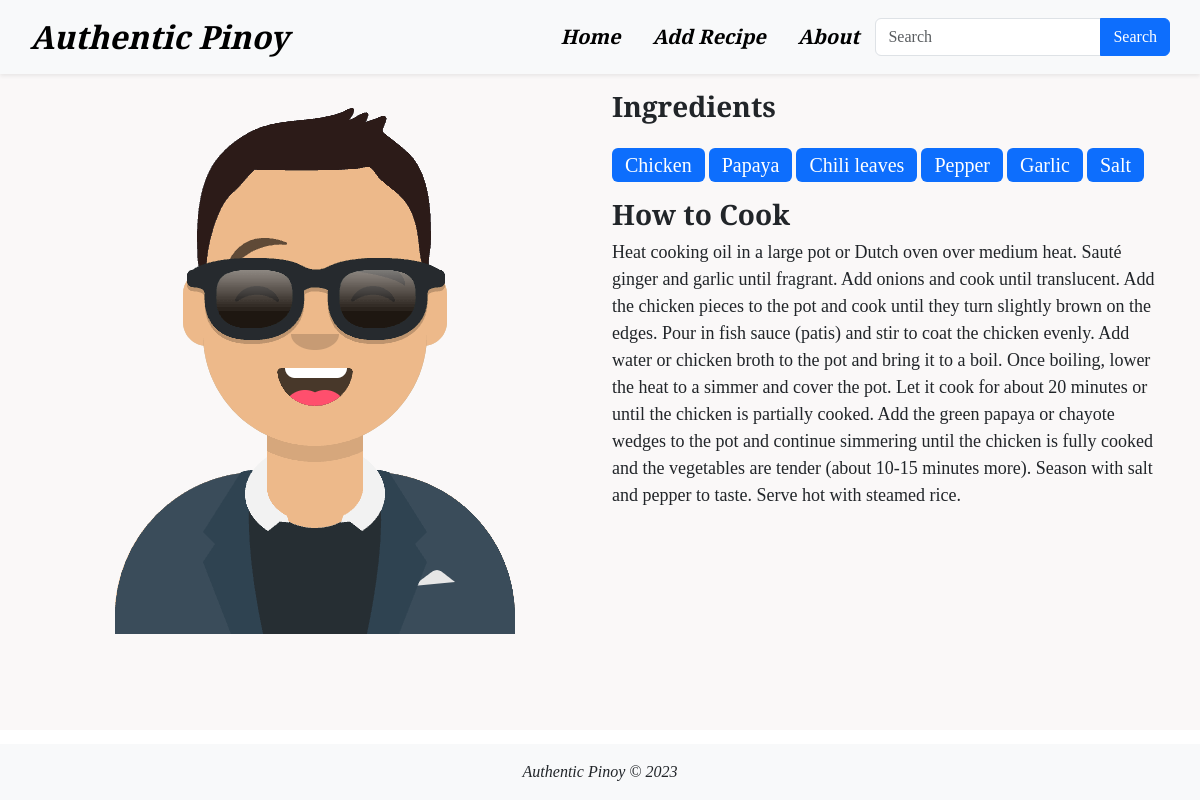
The app's page /recipe/2/ with its own data.
### recipe/models.py (models this page shows, shortened)
class Recipe(models.Model):
       def fileName(instance, filename):
              return '/'.join(['recipe', str(instance.recipe_name), filename])
       recipe_name = models.CharField(max_length=200)
       recipe_image = models.ImageField(upload_to=fileName, blank=True, null=True)
       recipe_description = models.CharField(max_length=500)
       recipe_ingredients = models.CharField(max_length=500)
       recipe_instructions = models.TextField(max_length=1000, null=True, blank=True)
       date_created = models.DateTimeField(auto_now_add=True)

### recipe/views.py (the view)
# urls.py: path('recipe/<str:id>/', RecipeView.as_view(), name='recipe'),
class RecipeView(View):
    def get(self, request, id):
        qs = Recipe.objects.get(id=id)
        context = {
            'data' : qs,
            'ingredients': qs.recipe_ingredients.split(','),
        }
        return render(request, 'recipe/recipe.html', context)

### templates/recipe/recipe.html (shortened to what this page needs)
{% extends '../base/base.html' %}
{% block content %}
<div class="row mb-5">
     <div class="col-lg text-center">
          <img
               class="img-fluid"
               src="{{data.recipe_image.url}}"
               alt="recipe_image" />
     </div>
     <div class="col-lg">
          <div class="mt-3">
               <h3 class="fw-bold">Ingredients</h3>
               {% for ingredient in ingredients %}
               <span class="badge bg-primary fs-5 mt-3 fw-light"
                    >{{ ingredient }}</span
               >
               {% endfor %}
          </div>
          <div class="mt-3">
               <h3 class="fw-bold">How to Cook</h3>
               <p style="font-size: 18px">{{ data.recipe_instructions }}</p>
          </div>
     </div>
</div>
{% endblock %}

### static/styles/base/initial_styles.css (style rules this page uses)
*, html { margin: 0; padding: 0; box-sizing: border-box; font-family: "Cormorant Garamond", serif; }

### records on screen
Recipe: recipe_image (picture), recipe_instructions "Heat cooking oil in a large pot or Dutch oven over medium heat. Sauté ginger and garlic until fragrant. Add onions and cook until translucent. Add the chicken pieces to the pot and cook until they turn slightly brown on the edges. Pour in fish sauce (patis) and stir to coat the chicken evenly. Add water or chicken broth to the pot and bring it to a boil. Once boiling, lower the heat to a simmer and cover the pot. Let it cook for about 20 minutes or until the chicken is partially cooked. Add the green papaya or chayote wedges to the pot and continue simmering until the chicken is fully cooked and the vegetables are tender (about 10-15 minutes more). Season with salt and pepper to taste.…"

### other values on screen
{{ ingredient }} "Chicken" "Papaya" "Chili leaves" "Pepper" "Garlic" "Salt"
